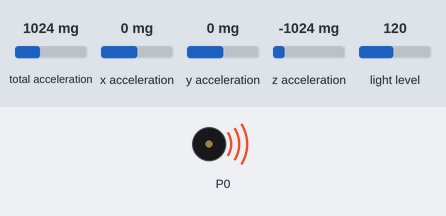
A program run on a simulated BBC micro:bit (MakeCode). Parts: buzzer (waves = sounding). The test bench sets the inputs (shaded band); at power-on: total acceleration 1024 mg, x acceleration 0 mg, y acceleration 0 mg, z acceleration -1024 mg, light level 120. At 24.8 s the program stops and its outputs stay as they are.

Above: at 1.6 s.
At 24.9 s:
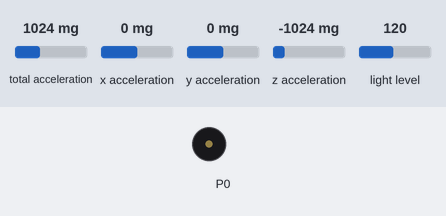
Timing chart, 0 to 26.3 s (numbered marks = the images above):
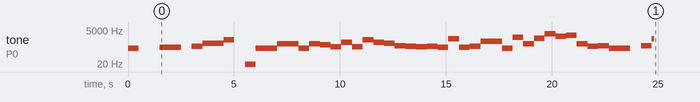

The program:

main.ts
```typescript
/**
 * Real-time and a posteriori data sonification blocks
 */
//% color="#e79724" icon="\uf001"
namespace sonification {
    function findMax(array: number[]): number {
        if (array.length === 0) {
            return NaN;
        }
        let result = array[0];
        for (let i = 1; i < array.length; ++i) {
            const entry = array[i];
            if (entry > result) {
                result = entry;
            }
        }
        return result;
    };
    function findMin(array: number[]): number {
        if (array.length === 0) {
            return NaN;
        }
        let result2 = array[0];
        for (let j = 1; j < array.length; ++j) {
            const entry2 = array[j];
            if (entry2 < result2) {
                result2 = entry2;
            }
        }
        return result2;
    };
    export enum Scale {
        //% block="major"
        Major,
        //% block="minor"
        Minor
    }
    export enum InputSensor {
        //% block="light level"
        Light,
        //% block="acceleration (x)"
        AccelerationX,
        //% block="acceleration (y)"
        AccelerationY,
        //% block="acceleration (z)"
        AccelerationZ,
        //% block="acceleration strength"
        AccelerationStrength,
        //% block="compass heading"
        Compass
    }
    /**
     * Stop all sounds for the specified duration
     * @param duration a number specifying the amount of time during which all sounds stop,  eg: 1000
    */
    //% blockId=sonification-rest
    //% block="rest for $duration ms"
    //% duration.defl=1000
    //% group="Play"
    //% help=github:sonification/docs/rest
    export function rest(duration: number) {
        music.stopAllSounds();
        basic.pause(duration);
    }
    /**
     * Play all tone frequencies from the input array sequentially, each with the specified duration
     * @param array an array containing the tones, eg: []
     * @param duration a number specifying the amount of time during which each tone will play, eg: 200
     */
    //% blockId=sonification-playArray
    //% block="play $array for $duration ms each tone"
    //% duration.defl=500
    //% group="Play"
    //% help=github:sonification/docs/playArray
    export function playArray(array: number[], duration: number) {
        for (let note of array) {
            music.playTone(note, duration);
        }
    }
    /**
     * Play the specified tone frequency with a certain duration
     * @param tone a number specifying the frequency of the tone, eg: 262
     * @param duration a number specifying the amount of time during which each tone will play, eg: 500
    */
    //% blockId=sonification-playNote
    //% block="play $tone for $duration ms"
    //% tone.shadow="device_note"
    //% tone.defl=Note.C
    //% duration.defl=500
    //% group="Play"
    //% help=github:sonification/docs/playNote
    export function playNote(tone: number, duration: number) {
        music.playTone(tone, duration);
    }
    /**
     * Re-maps a value measured from the chosen micro:bit sensor to a music scale.
     * @param sensor the micro:bit sensor
     * @param key the root frequency of the scale, eg: 262
     * @param rule an array of frequency ratios
     * @param octaves the number of octaves, eg: 1
     * @param duration the duration of each tone, eg: 500
     */
    //% blockId=sonification-playSensor
    //% block="play $sensor on $key $rule || on $octaves octaves for $duration ms"
    //% expandableArgumentMode="toggle"
    //% inlineInputMode=inline
    //% key.shadow="device_note"
    //% key.defl=Note.C
    //% rule.shadow="sonification-chooseScale"
    //% duration.defl=500
    //% octaves.defl="1"
    //% group="Play"
    //% help=github:sonification/docs/playSensor
    export function playSensor(sensor: InputSensor, key: number, rule: number[], octaves?: number, duration?: number) {
        let value;
        let low2;
        let high2;
        switch (sensor) {
            case InputSensor.Light:
                // Logic for light sensor
                value = input.lightLevel();
                low2 = 0;
                high2 = 255;
                break
            case InputSensor.AccelerationX:
                // Logic for acceleration in the X direction
                value = input.acceleration(Dimension.X);
                low2 = 0;
                high2 = 1023;
                break;
            case InputSensor.AccelerationY:
                // Logic for acceleration in the Y direction
                value = input.acceleration(Dimension.Y);
                low2 = 0;
                high2 = 1023;
                break;
            case InputSensor.AccelerationZ:
                // Logic for acceleration in the Z direction
                value = input.acceleration(Dimension.Z);
                low2 = 0;
                high2 = 1023;
                break;
            case InputSensor.AccelerationStrength:
                // Logic for acceleration strength
                value = input.acceleration(Dimension.Strength);
                low2 = 0;
                high2 = 1771;
                break;
            case InputSensor.Compass:
                // Logic for compass sensor
                value = input.compassHeading();
                low2 = 0;
                high2 = 359;
                break;
        }
        let notes3: any[] = [key];
        for (let q = 1; q <= octaves; q++) {
            for (let t = 0; t < rule.length; t++) {
                notes3.push(Math.round(q * key * rule[t]));
            }
        }
        let mappedindex3 = Math.round(((value - low2) / (high2 - low2)) * (notes3.length - 1))
        music.playTone(notes3[mappedindex3], duration);
    }
    /**
    * Re-maps all numbers in the array to a music scale on a number of octaves.
    * That is, the smallest number in the array would get mapped to the lowest tone on the music
    * scale specified, the largest number in the array would get mapped to the highest tone
    * on the same scale and values in-between to tones in-between.
    * @param list the array to be mapped, eg: []
    * @param key a number specifying the root frequency of the target scale, eg: 262
    * @param rule an array containing the frequency ratios, eg: sonification.chooseScale(sonification.Scale.Major)
    * @param octaves a number specifying the number of octaves, eg: 2
    */
    //% blockId=sonification-mapArray
    //% block="map $list to $key $rule || on $octaves octaves"
    //% inlineInputMode=inline
    //% key.shadow="device_note"
    //% key.defl=Note.C
    //% rule.shadow="sonification-chooseScale"
    //% octaves.defl="1"
    //% group="Map"
    //% help=github:sonification/docs/mapArray
    export function mapArray(list: number[], key: number, rule: number[], octaves?: number): number[] {
        let notes: any[] = [key];
        for (let o = 1; o <= octaves; o++) {
            for (let r = 0; r < rule.length; r++) {
                notes.push(Math.round(o * key * rule[r]));
            }
        }
        let mappednotes: any[] = [];
        let low = findMin(list);
        let high = findMax(list);
        for (let k = 0; k < list.length; k++) {
            let mappedindex = Math.round(((list[k] - low) / (high - low)) * (notes.length - 1))
            mappednotes.push(notes[mappedindex]);
        }
        return mappednotes;
    }
    /**
     * Re-maps a number from a range to a music scale on a number of octaves.
     * That is, a value ``from low`` would get mapped to the lowest tone on the music
     * scale specified, a value ``high`` would get mapped to the highest tone
     * on the same scale and values in-between to tones in-between.
     * @param value the number to be mapped
     * @param low a number specifying the lowest value in the range
     * @param high a number specifying the highest value in the range
     * @param key a number specifying the root frequency of the target scale, eg: 262
     * @param rule an array containing the frequency ratios, eg: sonification.chooseScale(sonification.Scale.Major)
     * @param octaves a number specifying the number of octaves, eg: 1
     */
    //% blockId=sonification-map
    //% block="map $value from low $low high $high to $key $rule || on $octaves octaves"
    //% inlineInputMode=inline
    //% key.shadow="device_note"
    //% key.defl=Note.C
    //% rule.shadow="sonification-chooseScale"
    //% octaves.defl="1"
    //% group="Map"
    //% help=github:sonification/docs/map
    export function map(value: number, low: number, high: number, key: number, rule: number[], octaves?: number): number {
        let notes2: any[] = [key];
        for (let p = 1; p <= octaves; p++) {
            for (let s = 0; s < rule.length; s++) {
                notes2.push(Math.round(p * key * rule[s]));
            }
        }
        let mappedindex2 = Math.round(((value - low) / (high - low)) * (notes2.length - 1))
        return notes2[mappedindex2];
    }
    /**
     * Choose the input scale rule
     *  (an array containing the frequency ratios relative to the root frequency).
    */
    //% blockId=sonification-chooseScale
    //% block="$scale"
    //% group="Auxiliary"
    export function chooseScale(scale: Scale): number[] {
        let rule: any[] = [];
        switch (scale) {
            case Scale.Major: rule = [9 / 8, 5 / 4, 4 / 3, 3 / 2, 5 / 3, 15 / 8, 2];
                break;
            case Scale.Minor: rule = [9 / 8, 6 / 5, 4 / 3, 3 / 2, 8 / 5, 9 / 5, 2];
                break;
        }
        return rule;
    }
}
```

test.ts
```typescript
// Test the 'playNote' function with default parameters. Expected: play a middle C tone for 500 ms
sonification.playNote(262, 500)
// Test the 'rest' function with default $duration.  Expected: all sounds are stopped for 1000 ms
sonification.rest(1000)
// Test the 'playNote' function with chosen $tone and $duration. Expected: play a middle D tone for 1000 ms
sonification.playNote(294, 1000)
// Test the 'rest' function with $duration set to 500 ms.  Expected: all sounds are stopped for 500 ms
sonification.rest(500)
// Test the 'map' function with default $key, $rule and $octaves, the light level as the $value input, and $low and $high inputs set to 0 and 255 respectively. The map function is tested in combination with the 'playNote' function to test its output with default $key, $rule and $octaves. When $value, $low and $high are default (0) no sound is played. The mapping requires $value, $low and $high input different of zero. Expected: play a tone whith a frequency resulting from mapping the light level to the chosen music scale (default).
sonification.playNote(sonification.map(input.lightLevel(), 0, 255, 262, sonification.chooseScale(sonification.Scale.Major), 1), 500)
// Test the 'map' function with chosen $key, $rule and $octaves, the light level as the $value input, and $low and $high inputs set to 0 and 255 respectively. The map function is tested in combination with the 'playNote' function to test its output with chosen parameters. Expected: play a 1000 ms tone whith a frequency resulting from mapping the light level to the chosen music scale D minor on 2 octaves.
sonification.playNote(sonification.map(input.lightLevel(), 0, 255, 294, sonification.chooseScale(sonification.Scale.Minor), 2), 1000)
// Test the 'map' function with default $key and $octaves, the light level as the $value input, the $low and $high inputs set to 0 and 255 respectively, and the $rule set to an array listing the frequency ratios of the harmonic scale. The map function is tested in combination with the 'playNote' function to test its output with a custom $rule array as input. Expected: play a tone whith a frequency resulting from mapping the light level to the harmonic music scale.
sonification.playNote(sonification.map(input.lightLevel(), 0, 255, 262, [
    0,
    1,
    2,
    3,
    4,
    5,
    6,
    7,
    8,
    9,
    10
], 1), 500)
// Test the 'playArray' function with default parameters. Expected: play a 0Hz and a 1Hz frequency tone sequentially, each for 500 ms (not audibale).
sonification.playArray([0, 1], 500)
// Test the 'playArray' function with a chosen input array  $array containing numbers 262 and 524 and chosen $duration 1000. Expected: play Middle C and High C tones sequentially, each for 1000 ms.
sonification.playArray([262, 524], 1000)
// Test the 'mapArray' function with default parameters. The 'mapArray' function is tested in combination with the 'PlayArray' function to test its output with default parameters. Expected: play the lowest and the higher notes in the Middle C major scale sequentially (Middle C and High D), each tone for 500 ms.
sonification.playArray(sonification.mapArray([0, 1], 262, sonification.chooseScale(sonification.Scale.Major), 1), 500)
// Test the 'mapArray' function with a chosen input $array, $key, $rule, $octaves. The 'mapArray' function is tested in combination with the 'PlayArray' function to test its output with chosen input. Expected: play the chosen input array on the D minor scale on two octaves, each tone for 500 ms.
sonification.playArray(sonification.mapArray([
    34,
    6,
    56,
    6,
    78,
    56,
    45,
    23,
    13,
    6,
    12,
    3,
    86,
    3,
    15
], 294, sonification.chooseScale(sonification.Scale.Minor), 2), 500)
// Test the 'mapArray' function with a chosen input $array and $rule. The 'mapArray' function is tested in combination with the 'PlayArray' function to test its output with chosen input $array and $rule. Expected: play the input $array mapped to the Middle C harmonic scale on 1 octave, each tone for 500 ms.
sonification.playArray(sonification.mapArray([
    34,
    34,
    12,
    57,
    26,
    47,
    82,
    64,
    65,
    23
], 262, [
    1,
    2,
    3,
    4,
    5,
    6,
    7,
    8,
    9,
    10
], 1), 500)
// Test the 'playSensor' function with default parameters. This is equivalent to the 'map' function combined with the 'playNote' function having the light level as $value and 0 and 255 has $low and $high input values. Expected: play a tone whith a frequency resulting from mapping the light level to the chosen music scale (default).
sonification.playSensor(sonification.InputSensor.Light, 262, sonification.chooseScale(sonification.Scale.Major), 1, 500)
// Test the 'playSensor' function with chosen $sensor set to acceleration strength. Expected: play a tone whith a frequency resulting from mapping the sound level to the chosen music scale (default).
sonification.playSensor(sonification.InputSensor.AccelerationStrength, 262, sonification.chooseScale(sonification.Scale.Major), 1, 500)
// Test the 'playSensor' function with chosen $sensor set to acceleration on x. Expected: play a tone whith a frequency resulting from mapping the acceleration on x to the chosen music scale (default).
sonification.playSensor(sonification.InputSensor.AccelerationX, 262, sonification.chooseScale(sonification.Scale.Major), 1, 500)
// Test the 'playSensor' function with chosen $sensor set to acceleration on y. Expected: play a tone whith a frequency resulting from mapping the acceleration on y to the chosen music scale (default).
sonification.playSensor(sonification.InputSensor.AccelerationY, 262, sonification.chooseScale(sonification.Scale.Major), 1, 500)
// Test the 'playSensor' function with chosen $sensor set to acceleration on z. Expected: play a tone whith a frequency resulting from mapping the acceleration on z to the chosen music scale (default).
sonification.playSensor(sonification.InputSensor.AccelerationZ, 262, sonification.chooseScale(sonification.Scale.Major), 1, 500)
// Test the 'playSensor' function with chosen $sensor set to acceleration strength. Expected: play a tone whith a frequency resulting from mapping the acceleration strength to the chosen music scale (default).
sonification.playSensor(sonification.InputSensor.AccelerationStrength, 262, sonification.chooseScale(sonification.Scale.Major), 1, 500)
// Test the 'playSensor' function with chosen parameters. Expected: play a tone whith a frequency resulting from mapping the sound level to the harmonic scale on Middle D with 2 octaves, for 100 ms each sound.
sonification.playSensor(sonification.InputSensor.AccelerationStrength, 294, [
    1,
    2,
    3,
    4,
    5,
    6,
    7,
    8,
    9,
    10
], 2, 100)
```
